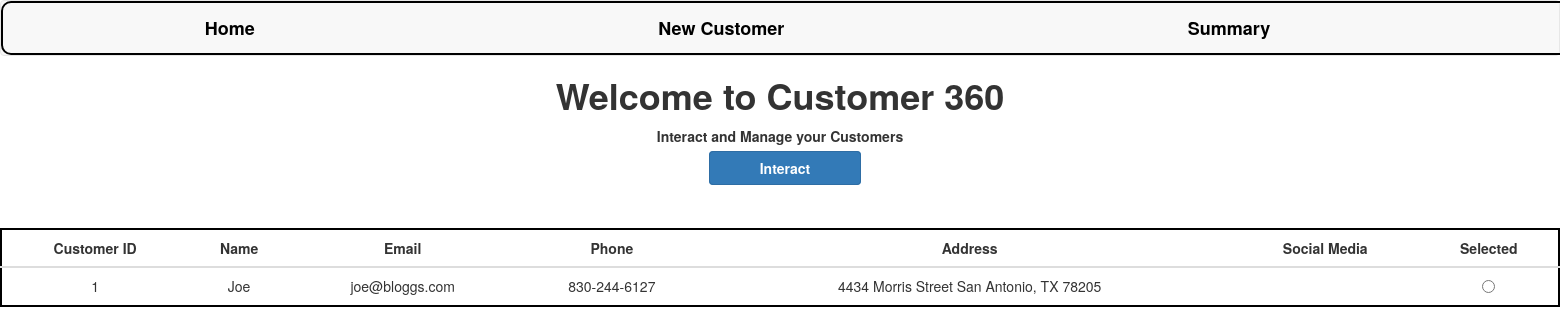
Before: / with the older database file.
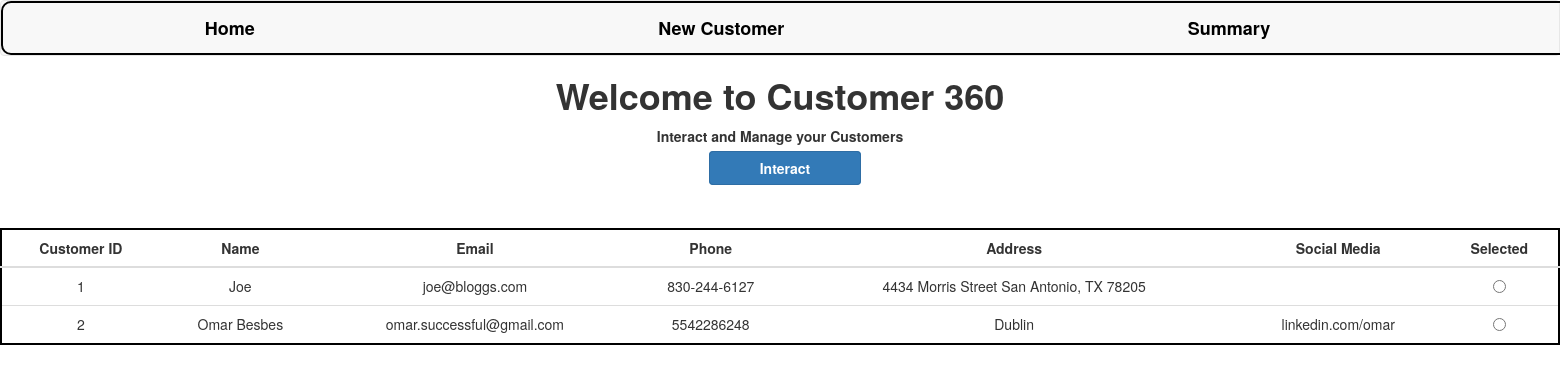
After: the same page with the newer database file.
### customer360/models.py (models this page shows, shortened)
class Customer(models.Model):
    id = models.AutoField(primary_key=True)
    name = models.CharField(max_length=100)
    email = models.EmailField(max_length=100)
    phone = models.CharField(max_length=20)
    address = models.CharField(max_length=200)
    social_media = models.CharField(max_length=100, blank=True)

### customer360/views.py (the view)
# urls.py: path('',views.index,name="index"),
def index(request):
    customers = Customer.objects.all()
    context = {"customers":customers}
    return render(request,"index.html",context=context)

### customer360/templates/index.html (shortened to what this page needs)
{% extends 'base.html' %}
{% load static %}
{% block content %}
<html>
    <head>
    </head>
    <body>
        <h1>Welcome to Customer 360</h1>
        <p>Interact and Manage your Customers</p>
        <a class="btn btn-primary" style="font-weight:bold; display:inline" onclick="set_customer()">Interact</a>
        <table class="table">
            <thead>
                <tr>
                    <th>Customer ID</th>
                    <th>Name</th>
                    <th>Email</th>
                    <th>Phone</th>
                    <th>Address</th>
                    <th>Social Media</th>
                    <th>Selected</th>
                </tr>
            </thead>
            <tbody>
                {% for customer in customers %}
                    <tr>
                        <td>{{customer.id }}</td>
                        <td>{{customer.name }}</td>
                        <td>{{customer.email }}</td>
                        <td>{{customer.phone }}</td>
                        <td>{{customer.address }}</td>
                        <td>{{customer.social_media }}</td>
                        <td>
                            <input type="radio" name="selected_customers" value="{{ customer.id }}">
                        </td>
                    </tr>
                {% endfor %}
            </tbody>
        </table>
    </body>
</html>
{% endblock content %}

### customer360/templates/base.html (shortened to what this page needs)
{% load static %}
<!DOCTYPE html>
<html>
    <head>
        <link rel="stylesheet" href="https://maxcdn.bootstrapcdn.com/bootstrap/3.4.1/css/bootstrap.min.css">
        <link rel="stylesheet" href="{% static 'css/main.css' %}">
    </head>
    <body>
        <nav class="navbar navbar-default">
                <ul class="nav navbar-nav">
                    <li>
                        <a style="color:black;" href="/">Home</a>
                    </li>
                    <li>
                        <a  style="color:black;" href="/create">New Customer</a>
                    </li>
                    <li>
                        <a style="color:black;" href="/summary">Summary</a>
                    </li>
                </ul>
        </nav>
        {% block content %}
        {% endblock %}
    </body>
</html>

### static/css/main.css (style rules this page uses)
body { text-align: center; margin: auto; }
h1,p { font-weight: bold; }
table { margin: auto; border: 2px solid #000000; margin-top: 50px; border-radius: 15px; background-color: white; text-align: center; }
th { text-align: center; }
.nav { width: 200%; border: 2px solid black; border-radius: 10px; }
.nav li { margin-right: 6%; margin-left: 6%; font-size: large; font-weight: bold; }
.btn { display: flex; margin-top: 10px; margin-bottom: 10px; padding-left: 50px; padding-right: 50px; text-align: left; margin-left: 10px; }

Changed rows visible on the page:
added Customer: id "2", name "Omar Besbes", email "omar.successful@gmail.com", phone "5542286248", address "Dublin", social_media "linkedin.com/omar"
